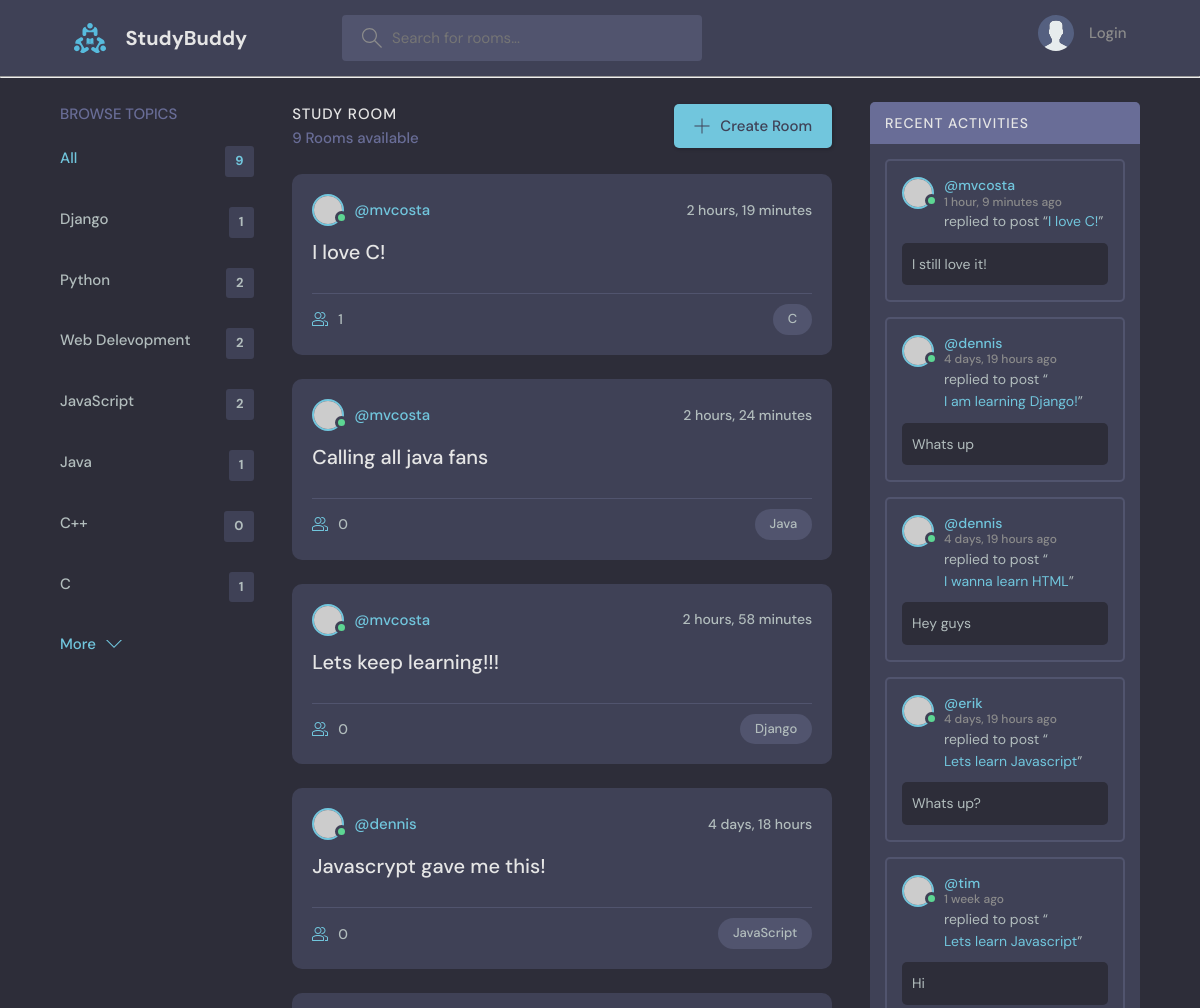
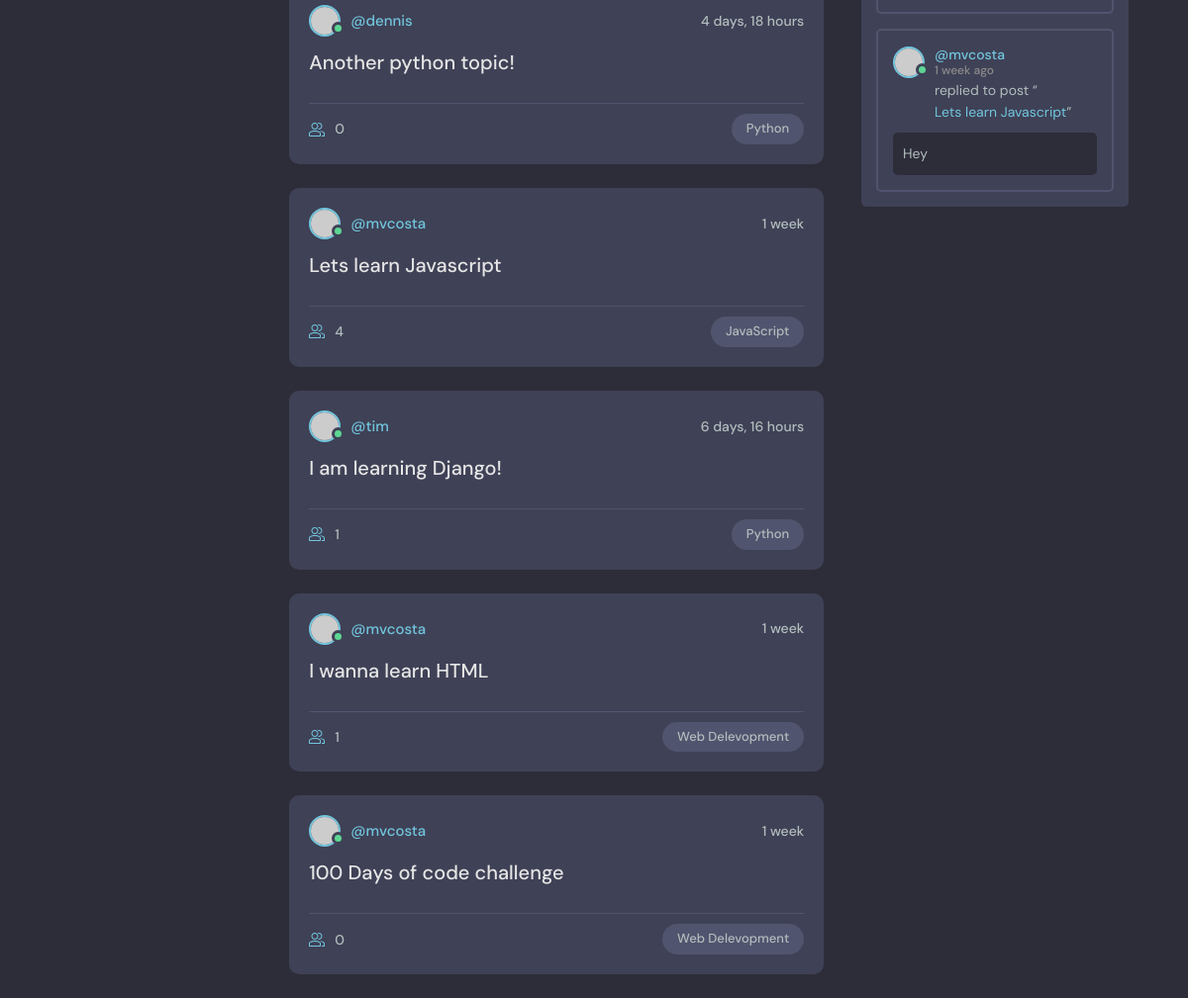
The page / on the database its author committed (2 pictures, top to bottom).
### base/models.py (models this page shows, shortened)
class Topic(models.Model):
    name = models.CharField(max_length=200)

class Room(models.Model):
    host = models.ForeignKey(User, on_delete=models.SET_NULL, null=True)
    topic = models.ForeignKey(Topic, on_delete=models.SET_NULL, null=True)
    name = models.CharField(max_length=200)
    description = models.TextField(null=True, blank=True)
    participants = models.ManyToManyField(User, related_name='participants', blank=True)
    updated = models.DateTimeField(auto_now=True)
    created = models.DateTimeField(auto_now_add=True)
    class Meta:
        ordering = ['-updated', '-created']
    def __str__(self):
        return self.name

class Message(models.Model):
    user = models.ForeignKey(User, on_delete=models.CASCADE)
    room = models.ForeignKey(Room, on_delete=models.CASCADE)
    body = models.TextField()
    updated = models.DateTimeField(auto_now=True)
    created = models.DateTimeField(auto_now_add=True)
    class Meta:
        ordering = ['-updated', '-created']

### base/views.py (the view)
# urls.py: path('', views.home, name="home"),
def home(request):
    q = request.GET.get('q') if request.GET.get('q') != None else ''
    rooms = Room.objects.filter(Q(topic__name__icontains=q) | Q(name__icontains=q) | Q(description__icontains=q))
    room_count = rooms.count()
    topics = Topic.objects.all()
    room_messages = Message.objects.filter(Q(room__topic__name__icontains=q))
    context = {'rooms': rooms, 'topics': topics, 'room_count': room_count, 'room_messages': room_messages}
    return render(request, 'base/home.html', context)

### base/templates/base/home.html (shortened to what this page needs)
{% extends 'main.html' %}
{% block content %}
<main class="layout layout--3">
  <div class="container">
    {% include 'base/topics_component.html' %}
    <div class="roomList">
      <div class="roomList__header">
        <div>
          <h2>Study Room</h2>
          <p>{{room_count}} Rooms available</p>
        </div>
        <a class="btn btn--main" href="{% url 'create-room' %}">
          <svg version="1.1" xmlns="http://www.w3.org/2000/svg" width="32" height="32" viewBox="0 0 32 32">
            <title>add</title>
            <path
              d="M16.943 0.943h-1.885v14.115h-14.115v1.885h14.115v14.115h1.885v-14.115h14.115v-1.885h-14.115v-14.115z"
            ></path>
          </svg>
          Create Room
        </a>
      </div>
      {% include 'base/feed_component.html' %}
    </div>
    {% include 'base/activity_component.html' %}
  </div>
</main>
{% endblock content %}

### base/templates/base/topics_component.html
<div class="topics">
    <div class="topics__header">
      <h2>Browse Topics</h2>
    </div>
    <ul class="topics__list">
      <li>
        <a href="{% url 'home' %}" class="active">All <span>{{room_count}}</span></a>
      </li>
      {% for topic in topics %}
      <li>
        <a href="{% url 'home' %}?q={{topic.name}}">{{topic.name}}<span>{{topic.room_set.all.count}}</span></a>
      </li>
      {% endfor %}
    <a class="btn btn--link" href="topics.html">
      More
      <svg version="1.1" xmlns="http://www.w3.org/2000/svg" width="32" height="32" viewBox="0 0 32 32">
        <title>chevron-down</title>
        <path d="M16 21l-13-13h-3l16 16 16-16h-3l-13 13z"></path>
      </svg>
    </a>
  </div>

### base/templates/base/feed_component.html (shortened to what this page needs)
{% for room in rooms %}
<div class="roomListRoom">
    <div class="roomListRoom__header">
      <a href="{% url 'user-profile' room.host.id %}" class="roomListRoom__author">
        <div class="avatar avatar--small active">
          <img src="https://randomuser.me/api/portraits/men/11.jpg" />
        </div>
        <span>@{{room.host.username}}</span>
      </a>
      <div class="roomListRoom__actions">
        <span>{{room.created|timesince}}</span>
      </div>
    </div>
    <div class="roomListRoom__content">
      <a href="{% url 'room' room.id %}">{{room.name}}</a>
    </div>
    <div class="roomListRoom__meta">
        <a href="{% url 'room' room.id %}" class="roomListRoom__joined">
        {{room.participants.all.count}}
      </a>
      <p class="roomListRoom__topic">{{room.topic.name}}</p>
    </div>
</div>
{% endfor %}

### base/templates/base/activity_component.html (shortened to what this page needs)
<div class="activities">
    <div class="activities__header">
      <h2>Recent Activities</h2>
    </div>
    {% for message in room_messages %}
    <div class="activities__box">
      <div class="activities__boxHeader roomListRoom__header">
        <a href="{% url 'user-profile' message.user.id %}" class="roomListRoom__author">
          <div class="avatar avatar--small active">
            <img src="https://randomuser.me/api/portraits/men/13.jpg" />
          </div>
          <p>
            @{{message.user}}
            <span>{{message.created|timesince}} ago</span>
          </p>
        </a>
      </div>
      <div class="activities__boxContent">
        <p>replied to post “<a href="{% url 'room' message.room.id %}">{{message.room}}</a>”</p>
        <div class="activities__boxRoomContent">
            {{message.body}}
        </div>
      </div>
    </div>
    {% endfor %}
</div>

### rows shown on the page
Topic: name "Django", room_set.all.count "1"
Topic: name "Python", room_set.all.count "2"
Topic: name "Web Delevopment", room_set.all.count "2"
Topic: name "JavaScript", room_set.all.count "2"
Topic: name "Java", room_set.all.count "1"
Topic: name "C++", room_set.all.count "0"
Topic: name "C", room_set.all.count "1"
Room: host.username "mvcosta", created "2 hours, 19 minutes", name "I love C!", participants.all.count "1", topic.name "C"
Room: host.username "mvcosta", created "2 hours, 24 minutes", name "Calling all java fans", participants.all.count "0", topic.name "Java"
Room: host.username "mvcosta", created "2 hours, 58 minutes", name "Lets keep learning!!!", participants.all.count "0", topic.name "Django"
Room: host.username "dennis", created "4 days, 18 hours", name "Javascrypt gave me this!", participants.all.count "0", topic.name "JavaScript"
Room: host.username "dennis", created "4 days, 18 hours", name "Another python topic!", participants.all.count "0", topic.name "Python"
Room: host.username "mvcosta", created "1 week", name "Lets learn Javascript", participants.all.count "4", topic.name "JavaScript"
Room: host.username "tim", created "6 days, 16 hours", name "I am learning Django!", participants.all.count "1", topic.name "Python"
Room: host.username "mvcosta", created "1 week", name "I wanna learn HTML", participants.all.count "1", topic.name "Web Delevopment"
Room: host.username "mvcosta", created "1 week", name "100 Days of code challenge", participants.all.count "0", topic.name "Web Delevopment"
Message: user "mvcosta", created "1 hour, 9 minutes", room "I love C!", body "I still love it!"
Message: user "dennis", created "4 days, 19 hours", room "I am learning Django!", body "Whats up"
Message: user "dennis", created "4 days, 19 hours", room "I wanna learn HTML", body "Hey guys"
Message: user "erik", created "4 days, 19 hours", room "Lets learn Javascript", body "Whats up?"
Message: user "tim", created "1 week", room "Lets learn Javascript", body "Hi"
Message: user "mvcosta", created "1 week", room "Lets learn Javascript", body "Hey"

### other values the page prints
{{ room_count }} "9"
